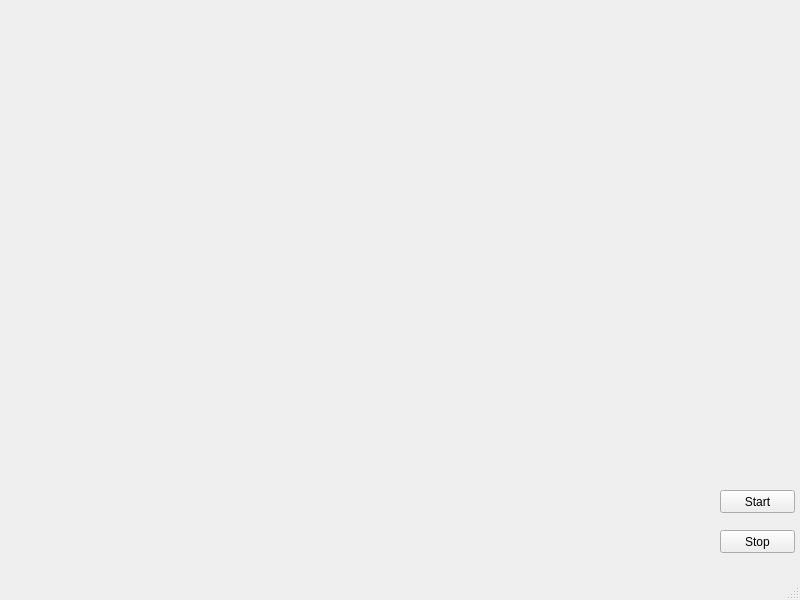
<?xml version="1.0" encoding="UTF-8"?>
<ui version="4.0">
 <class>MainWindow</class>
 <widget class="QMainWindow" name="MainWindow">
  <property name="geometry">
   <rect>
    <x>0</x>
    <y>0</y>
    <width>800</width>
    <height>600</height>
   </rect>
  </property>
  <property name="windowTitle">
   <string>MainWindow</string>
  </property>
  <widget class="QWidget" name="centralwidget">
   <widget class="QWidget" name="gridLayoutWidget">
    <property name="geometry">
     <rect>
      <x>140</x>
      <y>110</y>
      <width>481</width>
      <height>231</height>
     </rect>
    </property>
    <layout class="QGridLayout" name="gridLayout"/>
   </widget>
   <widget class="QPushButton" name="pushButton">
    <property name="geometry">
     <rect>
      <x>720</x>
      <y>490</y>
      <width>75</width>
      <height>23</height>
     </rect>
    </property>
    <property name="text">
     <string>Start</string>
    </property>
   </widget>
   <widget class="QPushButton" name="pushButton_2">
    <property name="geometry">
     <rect>
      <x>720</x>
      <y>530</y>
      <width>75</width>
      <height>23</height>
     </rect>
    </property>
    <property name="text">
     <string>Stop</string>
    </property>
   </widget>
  </widget>
  <widget class="QMenuBar" name="menubar">
   <property name="geometry">
    <rect>
     <x>0</x>
     <y>0</y>
     <width>800</width>
     <height>19</height>
    </rect>
   </property>
  </widget>
  <widget class="QStatusBar" name="statusbar"/>
 </widget>
 <resources/>
 <connections/>
</ui>
